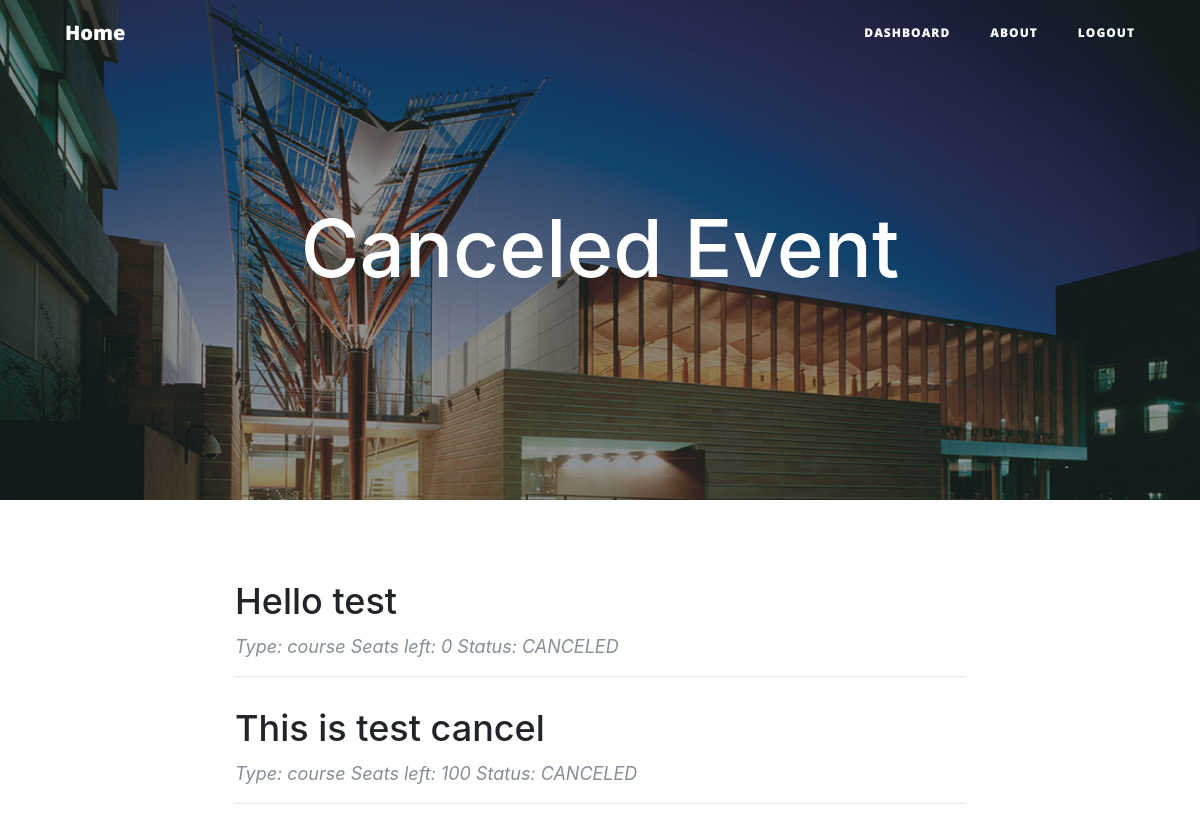
The page /cance/ (signed in) on the database its author committed.
### event.py (models this page shows, shortened)
class Event(db.Model):
    __tablename__ = 'events'
    event_id = db.Column(db.Integer, primary_key=True)
    title = db.Column(db.String(120))
    details = db.Column(db.UnicodeText)
    start = db.Column(db.String(80))
    end = db.Column(db.String(80))
    capacity = db.Column(db.Integer)
    status = db.Column(db.String(80))
    creater = db.Column(db.String(80))
    fee = db.Column(db.Integer)
    early_period = db.Column(db.Integer)
    users = db.relationship('User',secondary=event_realation,
                            backref=db.backref('event_users_all', lazy='dynamic'))

### route.py (the view)
@app.route('/cance/',methods = ['POST','GET'])
@login_required
def cance():
    return render_template('canele.html',events = Event.query.all(), seminars = Seminar.query.all())

### event.py (called while the page is built)
    @property
    def is_authenticated(self):
        return True

    @property
    def is_anonymous(self):
        return False

### server.py (called while the page is built)
@login_manager.user_loader
def load_user(user_id):
    return User.query.get(int(user_id))

### templates/canele.html (shortened to what this page needs)
{% extends 'base.html' %}
{% block body %}
<header class="masthead" style="background-image: url('{{ url_for('static',filename='asb-unsw-campus-53.jpg')}}'); width: auto; height:500px;">
    <div class="overlay"></div>
    <div class="container">
        <div class="row">
            <div class="col-lg-8 col-md-10 mx-auto">
                <div class="site-heading">
                    <h1>Canceled Event</h1>
                </div>
            </div>
        </div>
    </div>
</header>
<div class="container">
    <div class="row">
        <div class="col-lg-8 col-md-10 mx-auto">
            {% for event in events %}
                {% if event.status == 'CANCELED' %}
                    <div class="post-preview">
                        <a href="{{ url_for('info', eventId = event.event_id) }}">
                            <h2 class="post-title">
                                {{event.title}}
                            </h2>
                        </a>
                        <p class="post-meta">Type: course Seats left: {{ event.capacity - event.events_all.count() }} Status: {{event.status}}</p>
                    </div>
                    <hr>
                {% endif %}
            {% endfor %}
        </div>
    </div>
</div>
{% endblock %}

### rows shown on the page
Event: title "Hello test", event.capacity-event.events_all.count() "0", status "CANCELED"
Event: title "This is test cancel", event.capacity-event.events_all.count() "100", status "CANCELED"
